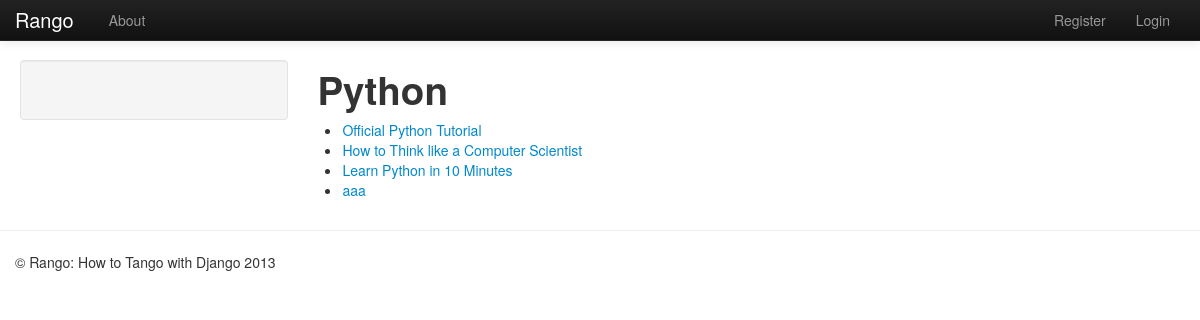
/rango/category/python/, run on the app's committed database.
### rango/models.py (models this page shows, shortened)
class Category(models.Model):
    name = models.CharField(max_length=128, unique=True)
    views = models.IntegerField(default=0)
    likes = models.IntegerField(default=0)
    slug = models.SlugField()

class Page(models.Model):
    category = models.ForeignKey(Category)
    title = models.CharField(max_length=128)
    url = models.URLField()
    views = models.IntegerField(default=0)

### rango/views.py (the view)
# urls.py: url(r'^category/(?P<category_name_slug>[\w\-]+)/$', views.category, name='category'),
def category(HttpRequest, category_name_slug):
  context_dict = {}
  try:
    category = Category.objects.get(slug=category_name_slug)
    context_dict['category_name'] = category.name
    pages = Page.objects.filter(category=category)
    context_dict['pages'] = pages
    context_dict['category'] = category
    context_dict['category_name_slug'] = category_name_slug
  except Category.DoesNotExist:
    pass
  return render(HttpRequest, 'rango/category.html', context_dict)

### templates/rango/category.html (shortened to what this page needs)
{% extends 'rango/base.html' %}
{% block body_block %}
    <h1>{{ category_name }}</h1>
    {% if pages %}
    <ul>
        {% for page in pages %}
        <li>
            <a href="/rango/goto/?page_id={{page.id}}">{{page.title}}</a>
        </li>
        {% endfor %}
    </ul>
    {% else %}
        <strong>No pages currently in category.</strong>
    {% endif %}
{% endblock %}

### data on the page
Category: name "Python"
Page: title "Official Python Tutorial"
Page: title "How to Think like a Computer Scientist"
Page: title "Learn Python in 10 Minutes"
Page: title "aaa"
